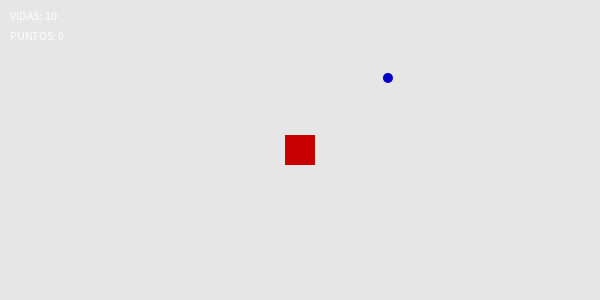
Frame 1 (no input)
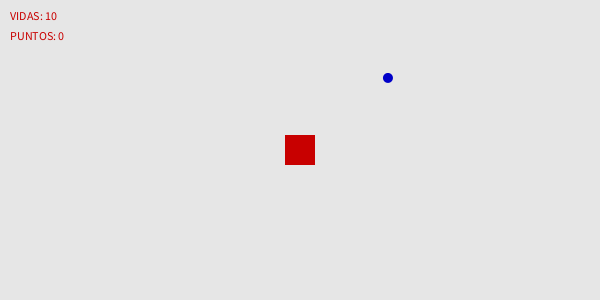
Frame 60 (the mouse pressed at the canvas centre just before this capture)
Frame 120 (the mouse held since frame 60 and released just before this capture): identical to frame 60, image omitted

The Processing sketch that drew these frames (run headless with seeded random() and noise(); from frame 60 on, the mouse is pressed at the canvas centre):

// Processing sketch: clase06actividad1extra
// ── clase06actividad1extra.pde
float puntoX, puntoY;
int puntoSize = 10;

float rectX, rectY;
int rectSize = 30;
int rectSpeed = 2;

int vidas = 10;
int puntos = 0;

void setup() {
  size(600, 300);
  noStroke();
  pixelDensity(2);
  ellipseMode(CENTER);
  rectMode(CENTER);

  // posiciones iniciales
  rectX = width/2;
  rectY = height/2;
  puntoX = random(width);
  puntoY = random(height);
}

void draw() {
  background(230);

  // UI
  text("VIDAS: " + vidas, 10, 20);
  text("PUNTOS: " + puntos, 10, 40);

  // punto
  fill(0, 0, 200);
  ellipse(puntoX, puntoY, puntoSize, puntoSize);

  // cuadrado
  fill(200, 0, 0);
  rect(rectX, rectY, rectSize, rectSize);

  // moverse
  if (keyPressed) {
    if (keyCode == UP) rectY -= rectSpeed;
    if (keyCode == DOWN) rectY += rectSpeed;
    if (keyCode == LEFT) rectX -= rectSpeed;
    if (keyCode == RIGHT) rectX += rectSpeed;
  }

  // comer
  // otra manera de calcular la distancia
  // si, processing maneja pitagoras
  if ( dist(rectX, rectY, puntoX, puntoY) < puntoSize) {
    // incrementar puntos
    puntos = puntos + 1;

    // mover punto
    puntoX = random(width);
    puntoY = random(height);
  }
}
